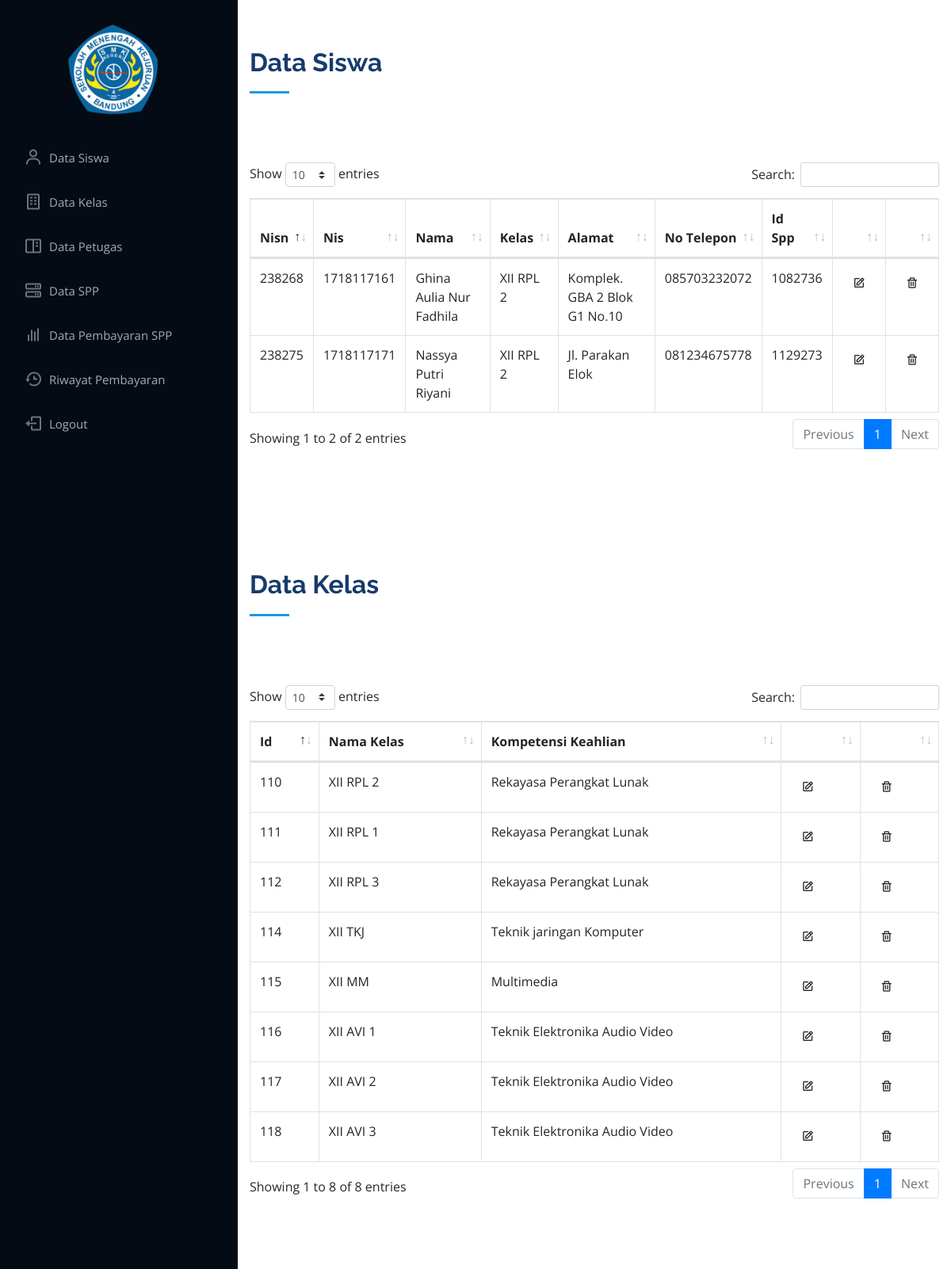
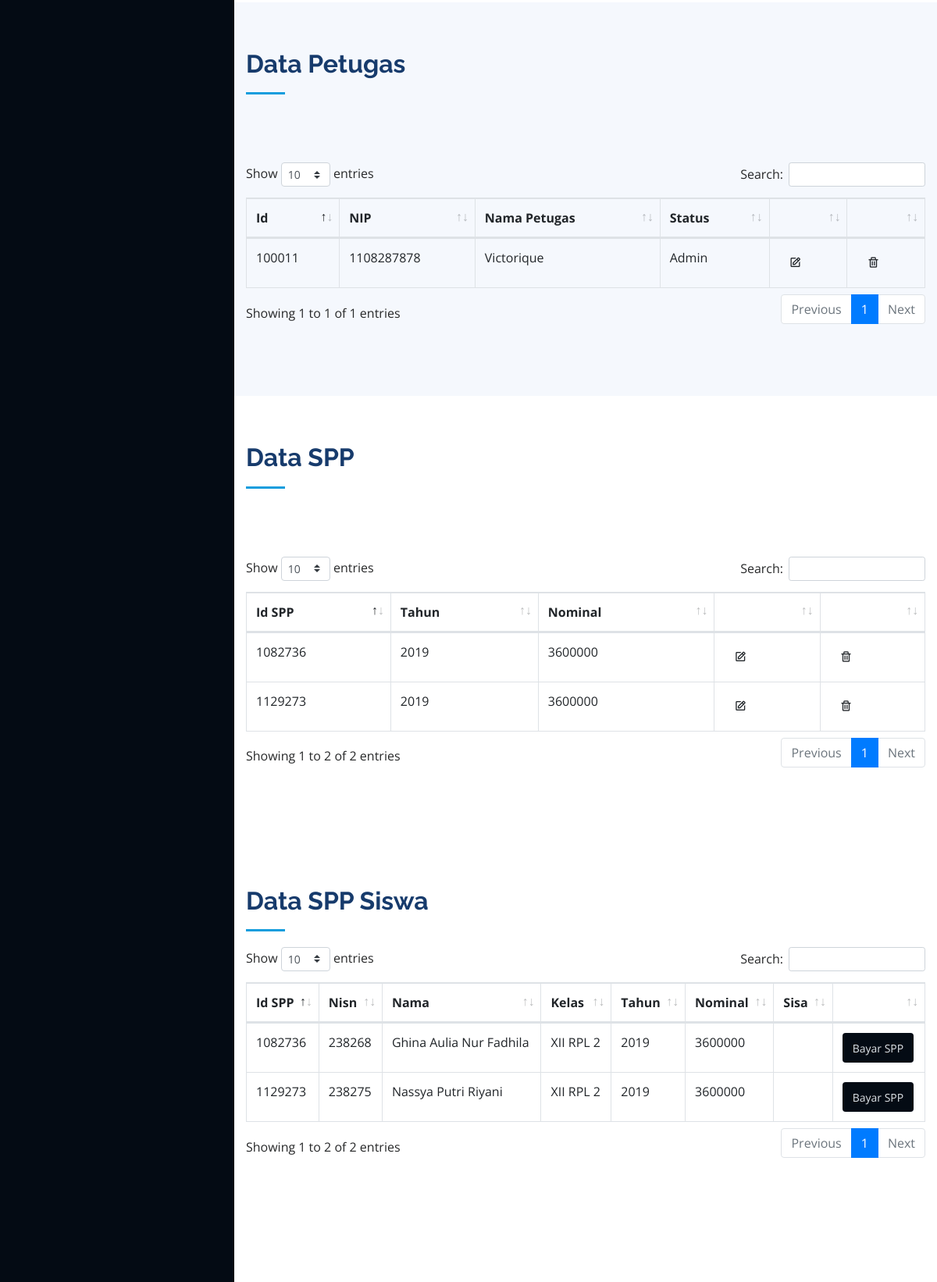
Page / (signed in, upper part) on the committed database (2 pictures, top to bottom).
### tables this page shows
CREATE TABLE `tb_siswa` (
  `nisn` int(10) NOT NULL,
  `nis` int(10) NOT NULL,
  `nama` varchar(35) NOT NULL,
  `id_kelas` int(11) NOT NULL,
  `alamat` varchar(35) NOT NULL,
  `no_telp` char(13) NOT NULL,
  `id_spp` int(10) NOT NULL
);

CREATE TABLE `tb_kelas` (
  `id_kelas` int(11) NOT NULL,
  `nama_kelas` varchar(15) NOT NULL,
  `kmp_keahlian` varchar(35) NOT NULL
);

CREATE TABLE `tb_petugas` (
  `id_petugas` int(11) NOT NULL,
  `nip` int(18) NOT NULL,
  `nama_petugas` varchar(35) NOT NULL,
  `status` varchar(15) NOT NULL
);

CREATE TABLE `tb_spp` (
  `id_spp` int(10) NOT NULL,
  `tahun` int(5) NOT NULL,
  `nominal` int(25) NOT NULL,
  `sisa` int(25) DEFAULT NULL
);

### index.php (called while the page is built, shortened)
<?php
    include 'lib/library.php';
    $sql = "SELECT * FROM tb_siswa
    INNER JOIN tb_kelas ON (tb_siswa.id_kelas = tb_kelas.id_kelas)";
    $listSiswa = $mysqli->query($sql) or die ($mysqli->error);
    $sql2 = 'SELECT * FROM tb_kelas';
    $listKelas = $mysqli->query($sql2);
    $sql3 = 'SELECT * FROM tb_petugas';
    $listPetugas = $mysqli->query($sql3);
    $sql4 = 'SELECT * FROM tb_spp';
    $listSPP = $mysqli->query($sql4);
    $sql5 = "SELECT tb_siswa.id_spp, tb_siswa.nisn, tb_siswa.nama, tb_kelas.nama_kelas, tb_spp.tahun, tb_spp.nominal, tb_spp.sisa
             FROM tb_siswa, tb_kelas, tb_spp
             WHERE tb_siswa.id_kelas = tb_kelas.id_kelas AND tb_siswa.id_spp = tb_spp.id_spp";
    $listData = $mysqli->query($sql5);
    include 'views/v_admin.php';
    ?>

### lib/lib.php (called while the page is built, shortened)
<?php
function base_url(){
	return "http://localhost/Ujikom";
}

### views/v_admin.php (the view, shortened to what this page needs)
<!DOCTYPE html>
<html lang="en">
<head>
  <link href="assets/vendor/bootstrap/css/bootstrap.min.css" rel="stylesheet">
  <link href="assets/vendor/icofont/icofont.min.css" rel="stylesheet">
  <link href="assets/vendor/boxicons/css/boxicons.min.css" rel="stylesheet">
  <link href="assets/vendor/venobox/venobox.css" rel="stylesheet">
  <link href="assets/vendor/owl.carousel/assets/owl.carousel.min.css" rel="stylesheet">
  <link href="assets/vendor/aos/aos.css" rel="stylesheet">
  <link href="assets/dataTables/datatables.min.css" rel="stylesheet">
  <link href="<?php echo base_url() ?>/media/plugins/toastr/toastr.min.css" rel="stylesheet">
  <link href="assets/css/style.css" rel="stylesheet">
</head>
<body>
  <header id="header">
    <div class="d-flex flex-column">
      <div class="">
        <img src="assets/img/smkn4.png" alt="" class="img-fluid rounded" style="margin-top:30px; margin-left:70px; width:115px">
      <nav class="nav-menu">
        <ul>
          <li><a href="#datasiswa"><i class="bx bx-user"></i> <span>Data Siswa</span></a></li>
          <li><a href="#datakelas"><i class="bx bx-building"></i> <span>Data Kelas</span></a></li>
          <li><a href="#datapetugas"><i class="bx bx-book-content"></i> Data Petugas</a></li>
          <li><a href="#dataspp"><i class="bx bx-server"></i> Data SPP</a></li>
          <li><a href="#datapembayaranspp"><i class="bx bx-bar-chart"></i> Data Pembayaran SPP</a></li>
          <li><a href="#riwayat"><i class="bx bx-history"></i> Riwayat Pembayaran</a></li>
          <li><a href="logout.php"><i class="bx bx-log-out"></i> Logout</a></li>
        </ul>
      </nav>
    </div>
  </header>
  <main id="main">
    <section id="datasiswa" class="about">
      <div class="container">
        <div class="section-title">
          <h2>Data Siswa</h2>
        <table class="table table-bordered" id="myTable">
        <thead>
        <tr>
        <th>Nisn</th>
        <th>Nis</th>
        <th>Nama</th>
        <th>Kelas</th>
        <th>Alamat</th>
        <th>No Telepon</th>
        <th>Id Spp</th>
        <th></th>
        <th></th>
    </tr>
</thead>
    <tbody>
    <?php
        while ($siswa = $listSiswa->fetch_array()){
    ?><tr>
	<td><?= $siswa ['nisn'] ?></td>
	<td><?= $siswa ['nis'] ?></td>
	<td><?= $siswa ['nama'] ?></td>
	<td><?= $siswa ['nama_kelas'] ?></td>
	<td><?= $siswa ['alamat'] ?></td>
	<td><?= $siswa ['no_telp'] ?></td>
    <td><?= $siswa ['id_spp'] ?></td>
    <td><a href="siswa/editSiswa.php?nisn=<?= $siswa['nisn'] ?>" class="btn"><span class="bx bx-edit"></td>
    <td><a href="siswa/deleteSiswa.php?nisn=<?= $siswa['nisn'] ?>" class="btn btnDelete"><span class="bx bx-trash"></td>
</tr>
    <?php } ?>
        </tbody>
        </table>
      </div>
    </section>
    <section id="datakelas" class="resume">
      <div class="container">
      <div class="section-title">
          <h2>Data Kelas</h2>
        <table class="table table-bordered" id="myKelas">
        <thead>
        <tr>
        <th>Id</th>
        <th>Nama Kelas</th>
        <th>Kompetensi Keahlian</th>
        <th></th>
        <th></th>
    </tr>
</thead>
    <tbody>
    <?php
        while ($kelas = $listKelas->fetch_array()){
    ?><tr>
	  <td><?= $kelas ['id_kelas'] ?></td>
	  <td><?= $kelas ['nama_kelas'] ?></td>
	  <td><?= $kelas ['kmp_keahlian'] ?></td>
    <td><a href="kelas/editKelas.php?id_kelas=<?= $kelas['id_kelas'] ?>" class="btn"><span class="bx bx-edit"></td>
    <td><a href="kelas/deleteKelas.php?id_kelas=<?= $kelas['id_kelas'] ?>" class="btn btnDelete"><span class="bx bx-trash"></td>
</tr>
    <?php } ?>
        </tbody>
        </table>
      </div>
    </section>
    <section id="datapetugas" class="portfolio section-bg">
      <div class="container">
      <div class="section-title">
        <h2>Data Petugas</h2>
  <table class="table table-bordered" id="myPetugas">
    <thead>
      <tr>
        <th>Id</th>
        <th>NIP</th>
        <th>Nama Petugas</th>
        <th>Status</th>
        <th></th>
        <th></th>
      </tr>
    </thead>
    <tbody>
    <?php
        while ($petugas = $listPetugas->fetch_array()){
    ?><tr>
	<td><?= $petugas ['id_petugas'] ?></td>
	<td><?= $petugas ['nip'] ?></td>
	<td><?= $petugas ['nama_petugas'] ?></td>
  <td><?= $petugas ['status'] ?></td>
  <td><a href="petugas/editPetugas.php?id_petugas=<?= $petugas['id_petugas'] ?>" class="btn"><span class="bx bx-edit"></td>
    <td><a href="petugas/deletePetugas.php?id_petugas=<?= $petugas['id_petugas'] ?>" class="btn btnDelete"><span class="bx bx-trash"></td>
</tr>
    <?php } ?>
        </tbody>
        </table>
      </div>
    </section>
    <section id="dataspp" class="services">
      <div class="container">
      <div class="section-title">
        <h2>Data SPP</h2>
  <table class="table table-bordered" id="mySPP">
    <thead>
      <tr>
        <th>Id SPP</th>
        <th>Tahun</th>
        <th>Nominal</th>
        <th></th>
        <th></th>
      </tr>
    </thead>
    <tbody>
    <?php
        while ($spp = $listSPP->fetch_array()){
    ?><tr>
	<td><?= $spp ['id_spp'] ?></td>
	<td><?= $spp ['tahun'] ?></td>
	<td><?= $spp ['nominal'] ?></td>
  <td><a href="spp/editSPP.php?id_spp=<?= $spp['id_spp'] ?>" class="btn"><span class="bx bx-edit"></td>
    <td><a href="spp/deleteSPP.php?id_spp=<?= $spp['id_spp'] ?>" class="btn btnDelete"><span class="bx bx-trash"></td>
</tr>
    <?php } ?>
        </tbody>
        </table>
      </div>
    </section>
     <section id="datapembayaranspp" class="contact">
      <div class="container">
      <div class="section-title">
        <h2>Data SPP Siswa</h2>
  <table class="table table-bordered" id="mySPPSiswa">
    <thead>
      <tr>
        <th>Id SPP</th>
        <th>Nisn</th>
        <th>Nama</th>
        <th>Kelas</th>
        <th>Tahun</th>
        <th>Nominal</th>
        <th>Sisa</th>
        <th></th>
      </tr>
    </thead>
    <tbody>
    <?php
        while ($data = $listData->fetch_array()){
    ?><tr>
	<td><?= $data ['id_spp'] ?></td>
  <td><?= $data ['nisn'] ?></td>
	<td><?= $data ['nama'] ?></td>
	<td><?= $data ['nama_kelas'] ?></td>
  <td><?= $data ['tahun'] ?></td>
  <td><?= $data ['nominal'] ?></td>
  <td><?= $data ['sisa'] ?></td>
  <td><button class="btn" style="background-color: #040b14;"><a href="pembayaran/tambahPembayaran.php?nisn=<?= $data['nisn'] ?>"" style="color:#e0e4e8; font-size:14px;">Bayar SPP</a></button></td>
</tr>
    <?php } ?>
        </tbody>
        </table>
      </div>
    </section>
  </main>
</body>
</html>

### assets/css/style.css (style rules this page uses)
body { font-family: "Open Sans", sans-serif; color: #272829; }
a { color: #149ddd; }
h1, h2, h3, h4, h5, h6 { font-family: "Raleway", sans-serif; }
#header { position: fixed; top: 0; left: 0; bottom: 0; width: 300px; transition: all ease-in-out 0.5s; z-index: 9999; transition: all 0.5s; padding: 0 15px; background: #040b14; overflow-y: auto; }
#main { margin-left: 300px; }
.nav-menu { padding-top: 30px; }
.nav-menu * { margin: 0; padding: 0; list-style: none; }
.nav-menu > ul > li { position: relative; white-space: nowrap; }
.nav-menu a { display: flex; align-items: center; color: #a8a9b4; padding: 12px 15px; margin-bottom: 8px; transition: 0.3s; font-size: 15px; }
.nav-menu a i { font-size: 24px; padding-right: 8px; color: #6f7180; }
section { padding: 60px 0; overflow: hidden; }
.section-bg { background: #f5f8fd; }
.section-title { padding-bottom: 30px; }
.section-title h2 { font-size: 32px; font-weight: bold; margin-bottom: 20px; padding-bottom: 20px; position: relative; color: #173b6c; }
.section-title h2::after { content: ''; position: absolute; display: block; width: 50px; height: 3px; background: #149ddd; bottom: 0; left: 0; }
.contact { padding-bottom: 130px; }

### rows in the picture
tb_siswa: nisn "238268", nis "1718117161", nama "Ghina Aulia Nur Fadhila", id_kelas.nama_kelas "XII RPL 2", alamat "Komplek. GBA 2 Blok G1 No.10", no_telp "085703232072", id_spp "1082736", id_spp.tahun "2019", id_spp.nominal "3600000"
tb_siswa: nisn "238275", nis "1718117171", nama "Nassya Putri Riyani", id_kelas.nama_kelas "XII RPL 2", alamat "Jl. Parakan Elok", no_telp "081234675778", id_spp "1129273", id_spp.tahun "2019", id_spp.nominal "3600000"
tb_kelas: id_kelas "110", nama_kelas "XII RPL 2", kmp_keahlian "Rekayasa Perangkat Lunak"
tb_kelas: id_kelas "111", nama_kelas "XII RPL 1", kmp_keahlian "Rekayasa Perangkat Lunak"
tb_kelas: id_kelas "112", nama_kelas "XII RPL 3", kmp_keahlian "Rekayasa Perangkat Lunak"
tb_kelas: id_kelas "114", nama_kelas "XII TKJ", kmp_keahlian "Teknik jaringan Komputer"
tb_kelas: id_kelas "115", nama_kelas "XII MM", kmp_keahlian "Multimedia"
tb_kelas: id_kelas "116", nama_kelas "XII AVI 1", kmp_keahlian "Teknik Elektronika Audio Video"
tb_kelas: id_kelas "117", nama_kelas "XII AVI 2", kmp_keahlian "Teknik Elektronika Audio Video"
tb_kelas: id_kelas "118", nama_kelas "XII AVI 3", kmp_keahlian "Teknik Elektronika Audio Video"
tb_petugas: id_petugas "100011", nip "1108287878", nama_petugas "Victorique", status "Admin"
tb_spp: id_spp "1082736", tahun "2019", nominal "3600000"
tb_spp: id_spp "1129273", tahun "2019", nominal "3600000"
